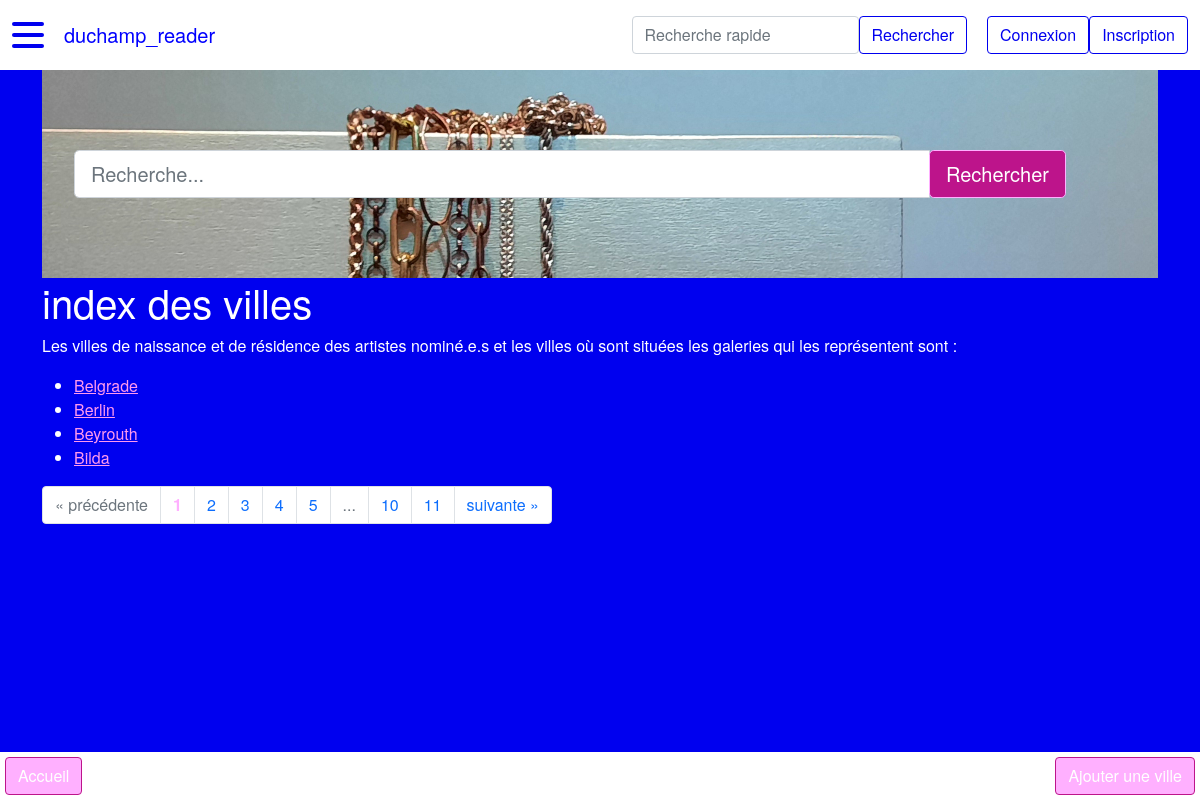
/ville, run on an earlier commit of the app's database.
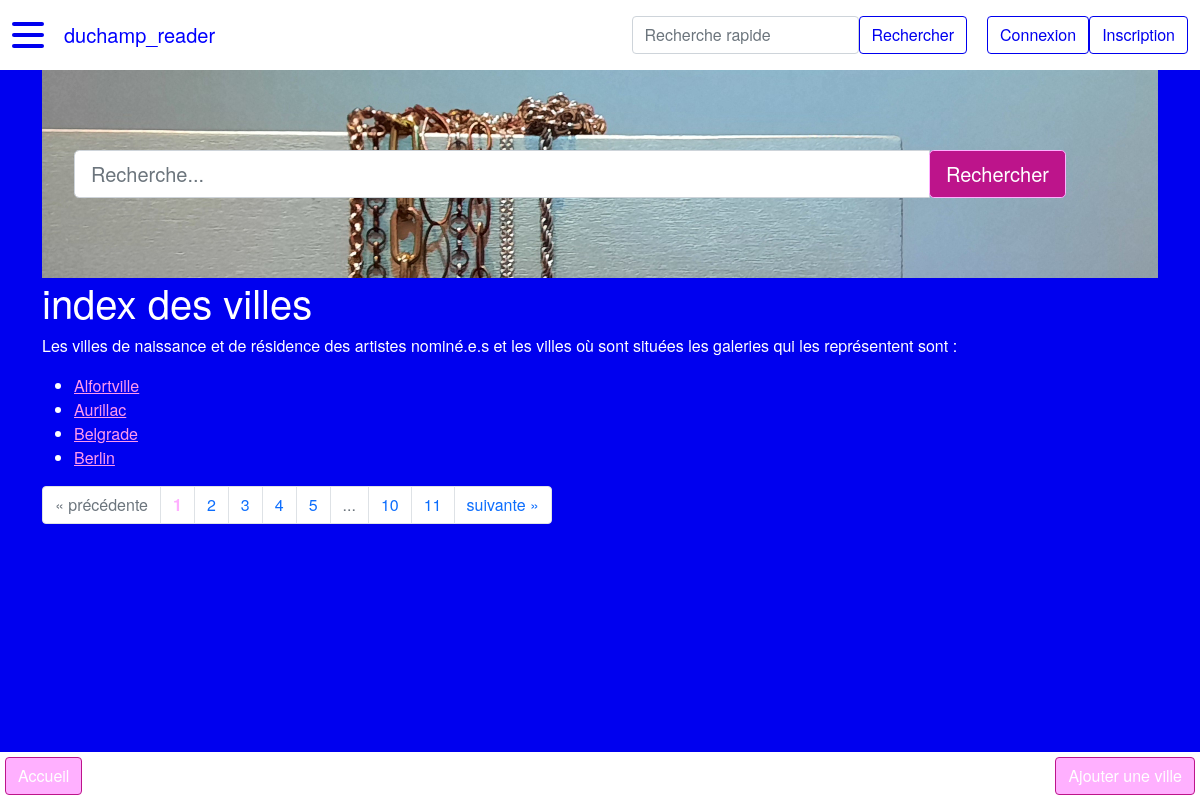
And on a later commit of the database.
### duchamp_reader/modeles/classes_generic.py (models this page shows, shortened)
class Ville(db.Model):
    __tablename__ = "ville"
    id = db.Column(db.Integer, unique=True, nullable=False, primary_key=True, autoincrement=True)
    nom = db.Column(db.Text, nullable=False)
    latitude = db.Column(db.Float)  # je mets nullable=True pour que ça fonctionne avec l'ajout d'artiste
    longitude = db.Column(db.Float)  # je mets nullable=True pour que ça fonctionne avec l'ajout d'artiste
    pays = db.Column(db.Text, nullable=False)
    classname = db.Column(db.Text, nullable=False, default="ville")
    authorship = db.relationship("AuthorshipVille", back_populates="ville")
    localisation = db.relationship("RelationLocalisation", back_populates="ville")

### duchamp_reader/routes.py (the view)
@app.route("/ville")
def ville_index():
    page = request.args.get("page", 1)
    titre = "index des villes"
    if isinstance(page, str) and page.isdigit():
        page = int(page)
    else:
        page = 1
    villes = Ville.query.order_by(Ville.id.asc()).paginate(page=page, per_page=PERPAGE)
    return render_template("pages/ville_index.html", titre=titre, villes=villes,
                           last_nominations=last_nominations, last_artistes=last_artistes, last_galeries=last_galeries,
                           last_themes=last_themes, last_villes=last_villes)

### duchamp_reader/templates/pages/ville_index.html (shortened to what this page needs)
{% extends "conteneur.html" %}
{% block homesearch %}
    {% include "partials/recherche.html" %}
{% endblock %}
{% block corps %}
<h1>{{titre}}</h1>
    {% if villes %}
        <p>Les villes de naissance et de résidence des artistes nominé.e.s et les villes où sont situées les
            galeries qui les représentent sont :</p>
        <ul>
            {% for ville in villes.items %}
                <li><a href="{{url_for('ville_main', id_ville=ville.id)}}">
                    {{ville.nom}}
                </a></li>
            {% endfor %}
        </ul>
        <nav aria-label="research-pagination">
            <ul class="pagination">
                {% if villes.has_prev %}
                    <li class="page-item">
                {% else%}
                    <li class="page-item disabled">
                {% endif %}
                        <a class="page-link" href="{{url_for('ville_index', page=villes.prev_num)}}" aria-label="Previous">
                            <span aria-hidden="true">&laquo;</span>
                            <span class="sr-only">précédente</span>
                        </a>
                    </li>
                {% for page in villes.iter_pages() %}
                    {% if page %}
                        {% if page != villes.page %}
                        <li class="page-item">
                            <a class="page-link" href="{{url_for('ville_index', page=page)}}">
                                {{page}}
                            </a>
                        </li>
                        {% else %}
                            <li class="page-item active disabled">
                                <a class="page-link"><b style="color: var(--custom-light-pink)">{{page}}</b></a>
                            </li>
                        {% endif %}
                    {% else %}
                    <li class="page-item disabled">
                        <a class="page-link">...</a>
                    </li>
                    {% endif %}
                {% endfor %}
                {% if villes.has_next %}
                    <li class="page-item">
                {% else %}
                    <li class="page-item disabled">
                {% endif %}
                    <a class="page-link" href="{{url_for('ville_index', page=villes.next_num)}}" aria-label="Next">
                        <span class="sr-only">suivante</span>
                        <span aria-hidden="true">&raquo;</span>
                    </a>
                </li>
            </ul>
        </nav>
    {% endif %}
    <div class="basdepage">
        <a class="btn" href="{{url_for('accueil')}}">Accueil</a>
        <a class="btn" href="{{url_for('ville_add')}}">Ajouter une ville</a>
    </div>
{% endblock %}

What changed in the data, as far as the page shows it:
no longer on this page (row unchanged): Ville: nom "Beyrouth"
no longer on this page (row unchanged): Ville: nom "Bilda"
added Ville: nom "Alfortville"
added Ville: nom "Aurillac"
